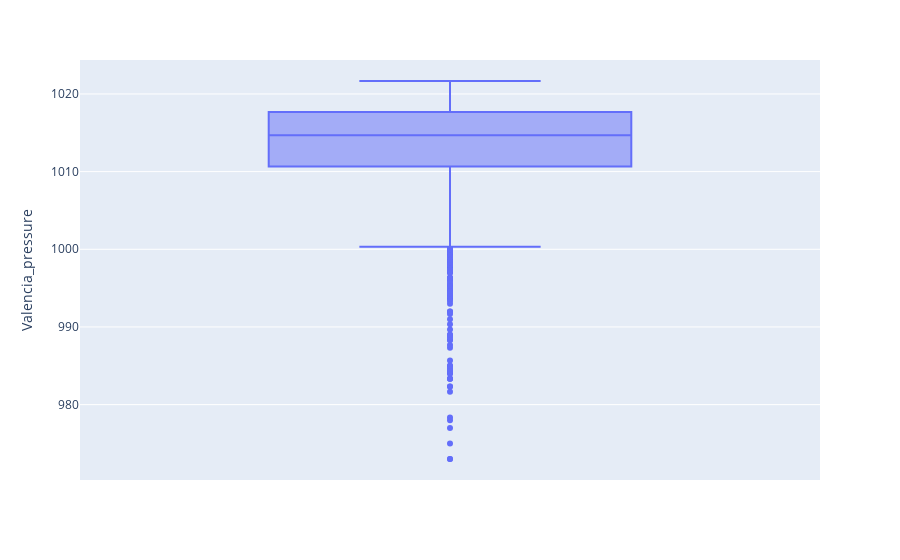

Here is the notebook cell this chart was saved with:
### Code cell
import plotly.express as px
df = px.data.tips()
fig = px.box(df_test['Valencia_pressure'], y="Valencia_pressure")
fig.show()

### Figure 1 — Plotly figure (JSON) as saved in the notebook; plotly's stock layout.template omitted (floating-point values rounded to 4 significant figures; data arrays with more than 128 entries replaced by an {"elided": "..."} marker saying what was removed)
{"data": [{"alignmentgroup": "True", "hovertemplate": "Valencia_pressure=%{y}<extra></extra>", "legendgroup": "", "marker": {"color": "#636efa"}, "name": "", "notched": false, "offsetgroup": "", "orientation": "v", "showlegend": false, "type": "box", "x0": " ", "xaxis": "x", "y": {"elided": "2920 float values"}, "y0": " ", "yaxis": "y"}], "layout": {"boxmode": "group", "legend": {"tracegroupgap": 0}, "margin": {"t": 60}, "xaxis": {"anchor": "y", "domain": [0, 1]}, "yaxis": {"anchor": "x", "domain": [0, 1], "title": {"text": "Valencia_pressure"}}}}
